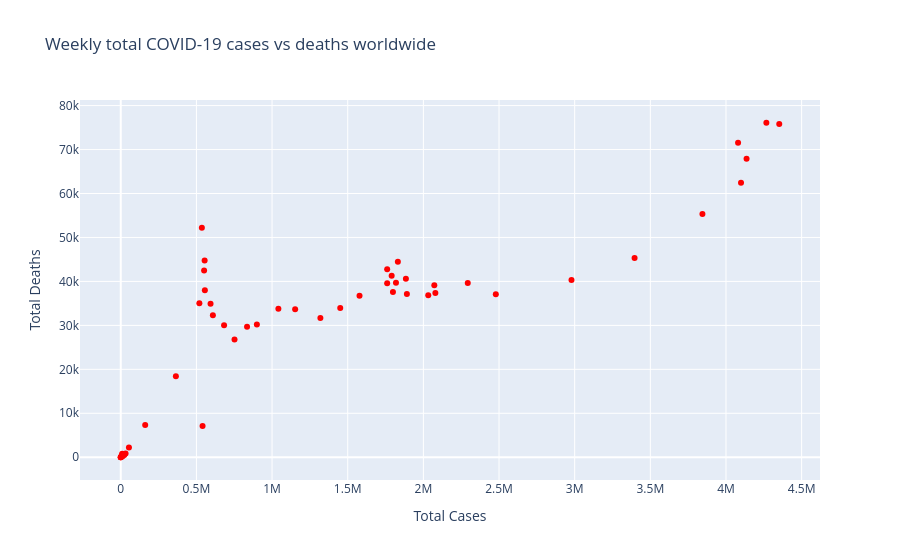

The cell this chart's notebook holds for it:
### Code cell
fig=plot_cases_vs_deaths(df)
fig.show()
